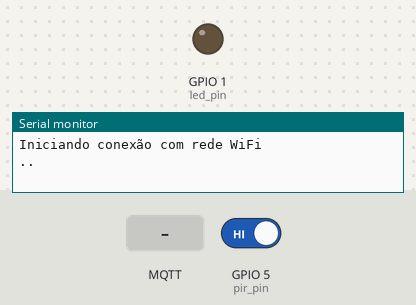
A sketch run on a simulated ESP32. On the bench: output pins drawn as LEDs (lit = HIGH), the last lines printed to the serial monitor. Dashed ring = blinking. Inputs (shaded band) come from the test bench; at power-on: GPIO 5 (pir_pin) HIGH. WiFi joins after 1.5 s; servers stay silent unless stated; random numbers use the default seed unless the sketch sets one; no MQTT or app messages arrive unless stated.

Above: at 0.1 s.
At 3.3 s:
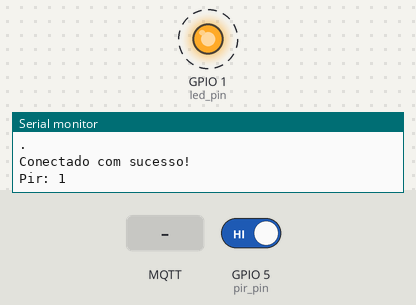
3.4 s: GPIO 5 (pir_pin) driven LOW
5.1 s: MQTT message "reset" arrives on the first subscribed topic
7.4 s: MQTT message "on" arrives on the first subscribed topic
9.4 s: GPIO 5 (pir_pin) driven HIGH
At 11.5 s:
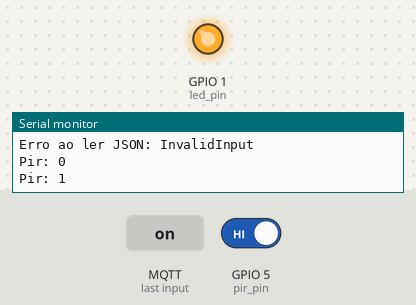
13.5 s: MQTT message "off" arrives on the first subscribed topic
Timing chart, 0 to 18.0 s (numbered marks = the images above; inputs shaded):
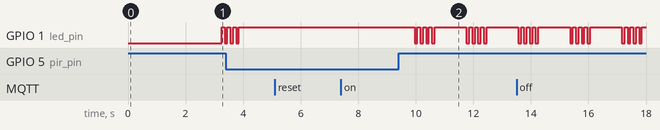

Measured:
- after the input at 9.4 s, GPIO 1 (led_pin): goes 3 × (LOW 0.10 s, HIGH 0.10 s), LOW 0.10 s, HIGH 1.1 s, 3 × (LOW 0.10 s, HIGH 0.10 s), LOW 0.10 s, then HIGH, starting after 0.56 s
- by itself, GPIO 1 (led_pin): alternates HIGH for 0.10 s and LOW for 0.10 s, 5 changes in all, then stays HIGH

The sketch:

exer04_Lucas_Calixto.ino
```cpp
#include <WiFi.h>
#include <PubSubClient.h>
#include <Wire.h>
#include <Adafruit_GFX.h>
#include <Adafruit_SSD1306.h>
#include <ArduinoJson.h>

// pinos
const byte pir_pin = 5;
const byte led_pin = 1;

// variaveis
String movimento = "";
bool mov = false;
int quantmov = 0;
bool resetFlag = false;

unsigned long ultimoTempoPir = 0;
unsigned long ultimoMov = 0;
const long intervaloPir = 1000;
const long janelaMovimento = 5000;

const String SSID = "iPhone";
const String PSWD = "123456789";

const String brokerUrl = "test.mosquitto.org";  // URL do broker   (servidor)
const int port = 1883;                          // Porta do broker (servidor)

String message = "";

WiFiClient espClient;                // Criando Cliente WiFi
PubSubClient mqttClient(espClient);  // Criando Cliente MQTT

// SSID = NOME
// RSSI = Intesidade do sinal

JsonDocument doc;

void connectToWiFi();
void connectToBroker();
void callback(char* topic, byte* payload, unsigned long length);
int lerPir();

void setup() {
  Serial.begin(115200);
  pinMode(pir_pin, INPUT);
  pinMode(led_pin, OUTPUT);

  connectToWiFi();
  connectToBroker();
}

void loop() {
  if (resetFlag) {
    digitalWrite(led_pin, LOW);  // Apaga LED
    movimento = "";              // limpa movimento
    quantmov = 0;                // zera contagem
    resetFlag = false;           // reseta flag
    Serial.println("RESET EXECUTADO");
  }

  if (WiFi.status() != WL_CONNECTED) {
    Serial.println("\nConexão WiFi perdida");
    connectToWiFi();
  }
  delay(500);
  if (!mqttClient.connected()) {
    Serial.println("\nConexão MQTT perdida");
    connectToBroker();
  }
  delay(500);

  unsigned long agora = millis();

  // --- Leitura do Pir
  if (agora - ultimoTempoPir >= intervaloPir) {
    unsigned long tempo = millis();
    ultimoTempoPir = agora;
    int valor = lerPir();
    if (valor == 1) {
      quantmov++;
      ultimoMov = agora;

      // se tiver mais de 3 mov e tempo menor que 5s
      if (quantmov >= 3 && (agora - ultimoMov) <= janelaMovimento) {
        movimento = "movimento_insistente";
      } else {
        movimento = "movimento";
      }
      for (int i = 0; i <= 3; i++) {
        digitalWrite(led_pin, LOW);
        delay(100);
        digitalWrite(led_pin, HIGH);
        delay(100);
      }

    } else {
      mov = false;
      quantmov = 0;
      movimento = "";
    }
  }

  if (Serial.available() > 0) {
    String info = "";

    doc["evento"] = movimento;
    serializeJson(doc, info);

    message = Serial.readStringUntil('\n');
    //{ "evento": "movimento" }

    mqttClient.publish("AulaIoTSul/Chat", message.c_str());  // envia mensagem
    mqttClient.publish("duplaLWP/seguranca/eventos", info.c_str());
    delay(1000);
  }

  mqttClient.loop();
}

// Conexão WiFi
void connectToWiFi() {
  Serial.println("\nIniciando conexão com rede WiFi");
  WiFi.begin(SSID, PSWD);
  while (WiFi.status() != WL_CONNECTED) {
    Serial.print(".");
    delay(200);
  }
  Serial.print("\nWi-Fi Conectado!");
}

// Conexão Broker
void connectToBroker() {
  if (WiFi.status() != WL_CONNECTED) {
    return;
  }
  Serial.println("\nConectando ao broker");
  mqttClient.setServer(brokerUrl.c_str(), port);
  String userId = "ESP-CALIXTO";
  userId += String(random(0xfff), HEX);
  while (!mqttClient.connected()) {
    mqttClient.connect(userId.c_str());
    Serial.print(".");
    delay(500);
    //mqttClient.subscribe("duplaLWP/seguranca/eventos");
    mqttClient.subscribe("duplaLWP/seguranca/controle");
    mqttClient.setCallback(callback);
  }
  Serial.println("\nConectado com sucesso!");
}

// recebe resposta
void callback(char* topic, byte* payload, unsigned long length) {
  String resposta = "";
  for (int i = 0; i < length; i++) {
    resposta += (char)payload[i];
  }

  Serial.println(resposta);

  StaticJsonDocument<200> doc;
  DeserializationError erro = deserializeJson(doc, resposta);

  if (erro) {
    Serial.print("Erro ao ler JSON: ");
    Serial.println(erro.c_str());
    return;
  }

  const char* comando = doc["comando"];

  if (comando && strcmp(comando, "reset") == 0) {
    resetFlag = true;
  }
}

// le o valor Pir
int lerPir() {
  int presenca = digitalRead(pir_pin);
  Serial.printf("Pir: %d\n", presenca);
  Serial.print("");
  return presenca;
}
```
